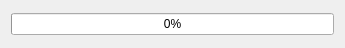
<?xml version="1.0" encoding="UTF-8"?>
<ui version="4.0">
 <class>DlgTransfer</class>
 <widget class="QDialog" name="DlgTransfer">
  <property name="geometry">
   <rect>
    <x>0</x>
    <y>0</y>
    <width>345</width>
    <height>48</height>
   </rect>
  </property>
  <property name="windowTitle">
   <string>传送中</string>
  </property>
  <layout class="QHBoxLayout" name="horizontalLayout">
   <item>
    <widget class="QProgressBar" name="progressBar">
     <property name="value">
      <number>0</number>
     </property>
    </widget>
   </item>
  </layout>
 </widget>
 <layoutdefault spacing="6" margin="11"/>
 <resources/>
 <connections/>
</ui>
